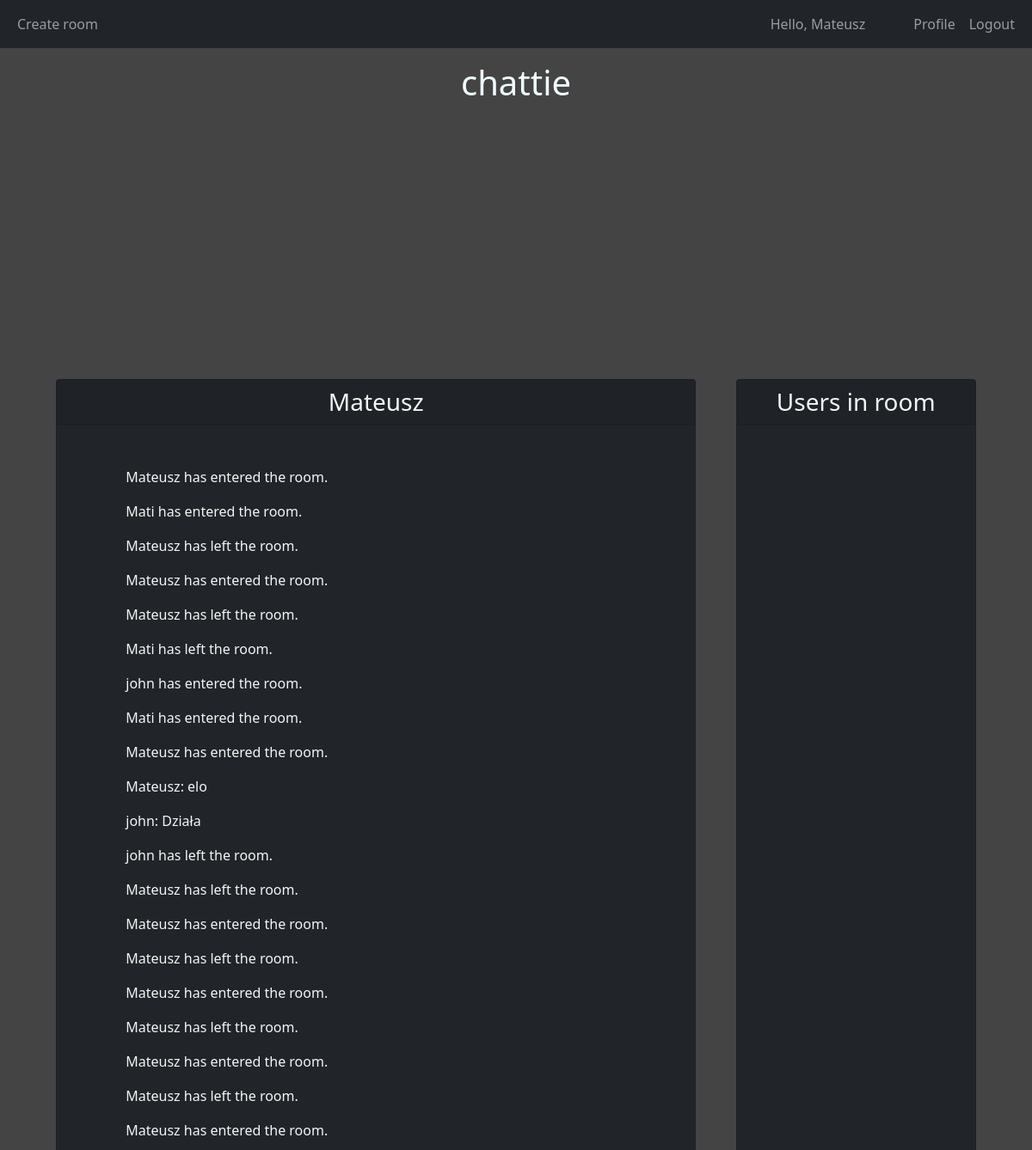
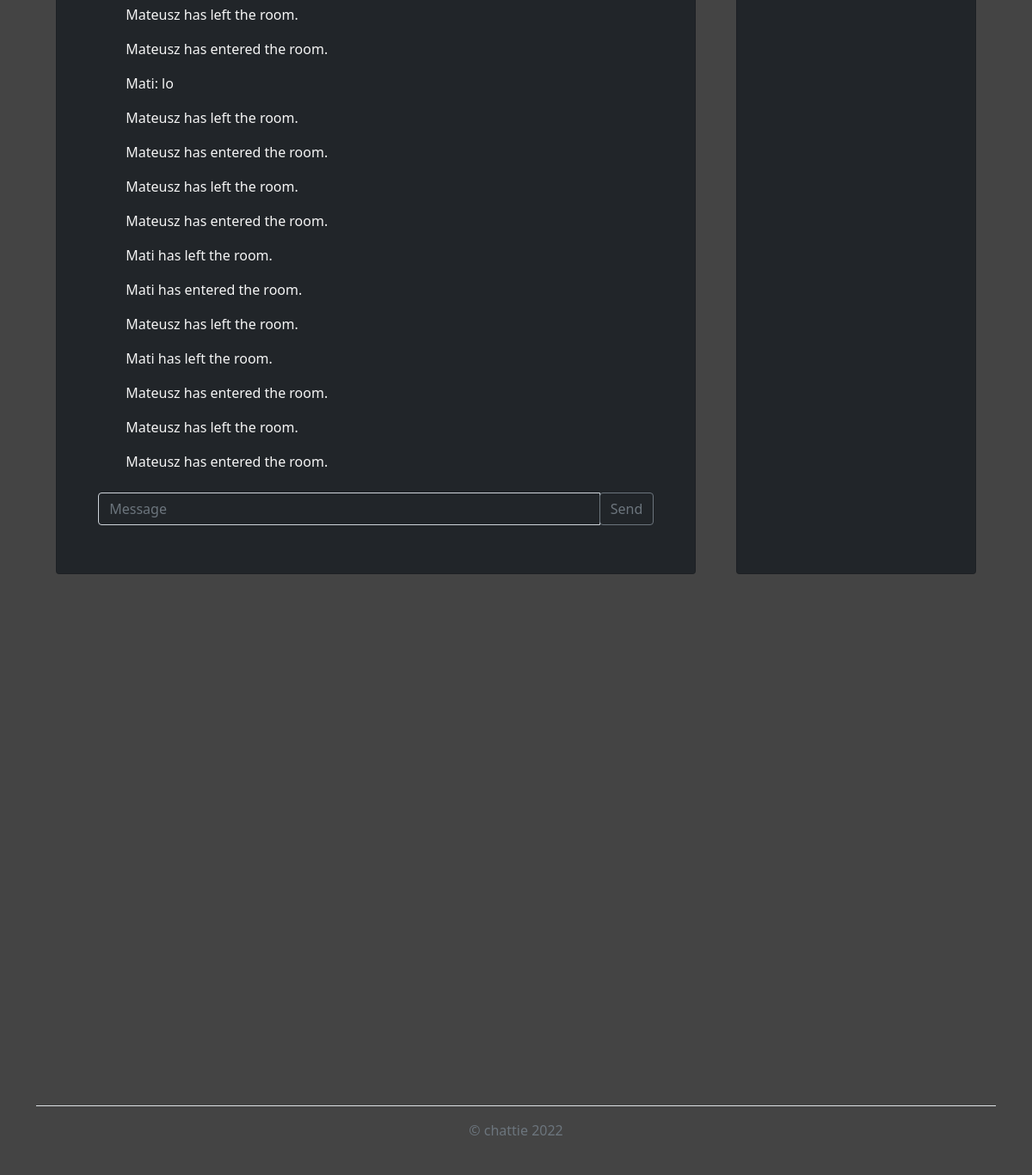
The app's page /chat?room_name=Mateusz (signed in) with its own data (2 pictures, top to bottom).
### chattie/models.py (models this page shows, shortened)
class User(db.Model, UserMixin):
    __tablename__ = 'user'
    id = db.Column(db.Integer, primary_key=True)
    username = db.Column(db.String(20), unique=True, nullable=False)
    email = db.Column(db.String(120), unique=True, nullable=False)
    image_file = db.Column(db.String(20), nullable=False, default='default.jpg')
    password = db.Column(db.String(60), nullable=False)
    created = db.Column(db.DateTime, nullable=False, default=datetime.utcnow)
    room_id = db.Column(db.Integer, db.ForeignKey('room.id'))
    message_id = db.Column(db.Integer, db.ForeignKey('message.id'))
    rooms = db.relationship('Room', foreign_keys=[room_id])
    messages = db.relationship('Message', foreign_keys=[message_id])

class Room(db.Model):
    __tablename__ = 'room'
    id = db.Column(db.Integer, primary_key=True)
    name = db.Column(db.String(20), nullable=False, unique=True)
    message_id = db.Column(db.Integer, db.ForeignKey('message.id'))
    participants = db.relationship('User', secondary=user_identifier)
    messages = db.relationship('Message', foreign_keys=[message_id], cascade="all,delete")
    creator_id = db.Column(db.Integer, db.ForeignKey('user.id'), nullable=False)
    created = db.Column(db.DateTime, nullable=False, default=datetime.utcnow)

class Message(db.Model):
    __tablename__ = 'message'
    id = db.Column(db.Integer, primary_key=True)
    username = db.Column(db.String(20), db.ForeignKey('user.username'))
    roomname = db.Column(db.String(20), db.ForeignKey('room.name'), nullable=False)
    message = db.Column(db.String(1000), nullable=False)
    created = db.Column(db.DateTime, nullable=False, default=datetime.utcnow)
    user = db.relationship('User', foreign_keys=[username])
    room = db.relationship('Room', foreign_keys=[roomname])

### chattie/chats/routes.py (the view)
@chats.route("/chat", methods=['GET', 'POST'])
@login_required
def room():
    room_name = request.args.get('room_name')
    room = Room.query.filter_by(name=room_name).first()
    messages = Message.query.filter_by(room=room)
    users = room.participants
    return render_template('room.html',
                           title=room.name,
                           room=room,
                           messages=messages,
                           users=users)

### chattie/models.py (called while the page is built)
@login_manager.user_loader
def load_user(user_id):
    return User.query.get(int(user_id))

### chattie/templates/room.html (shortened to what this page needs)
{% extends "main.html" %}
{% block content %}
<div class="container d-flex justify-content-around my-auto">
    <div class="card col-md-8 bg-dark">
        <div class="card text-center bg-dark">
            <h3 class=" fw-normal card-text card-header ">{{room.name}}</h3>
        </div>
        <div class="p-5">
            <ul id="messages" class="mh-50 overflow-auto">
                {% for message in messages %}
                    <p>
                        {% if message.username %}
                            {{ message.username }}:
                        {% endif %}
                        {{ message.message }}
                    </p>
                {% endfor %}
            </ul>
            <form onsubmit="return false">
                <div class="my-2 input-group">
                    <input type="text" class="form-control bg-dark text-white" placeholder="Message" id="myMessage">
                    <div class="input-group-append">
                        <button id="sendbutton" class="btn btn-outline-secondary">Send</button>
                    </div>
                </div>
            </form>
        </div>
    </div>
    <div class="card col-md-3 bg-dark">
        <div class="card text-center bg-dark">
            <h3 class=" fw-normal card-text card-header">Users in room</h3>
        </div>
        <div class="p-5" id="room_users">
        </div>
    </div>
</div>
{% endblock %}

### chattie/templates/main.html (shortened to what this page needs)
<!DOCTYPE html>
<html lang="en">
<head>
    <link href="https://cdn.jsdelivr.net/npm/bootstrap@5.1.3/dist/css/bootstrap.min.css" rel="stylesheet">
    <link rel="stylesheet" type="text/css" href="{{ url_for('static', filename='css/main.css') }}">
</head>
<body class='d-flex flex-column min-vh-100'>
    {% include "layout/navbar.html" %}
    {% include "layout/logo.html" %}
        {% block content %}
        {% endblock %}
    {% include "layout/footer.html" %}
</body>
</html>

### chattie/templates/layout/navbar.html (shortened to what this page needs)
{% if current_user.is_authenticated %}
  <nav class="navbar navbar-expand-lg navbar-dark  bg-dark">
    <div class="container-fluid">
      <div class="collapse navbar-collapse" id="navbarSupportedContent">
      <ul class="navbar-nav me-auto mb-2 mb-lg-0">
        <li class='nav-item'>
          <a class='nav-link' href="{{ url_for('chats.create_room') }}">Create room</a>
        </li>
      </ul>
        <ul class="navbar-nav ms-auto mb-2 mb-lg-0">
          <li>
            <p class="navbar-text me-5 my-auto">Hello, {{current_user.username}}</p>
          </li>
          <li class="nav-item">
            <a class="nav-link" href="#">Profile</a>
          </li>
          <li>
            <a class="nav-link" href="{{ url_for('users.logout') }}">Logout</a>
          </li>
        </ul>
      </div>
    </div>
  </nav>
{% endif %}

### chattie/templates/layout/logo.html
<div id="logo" class="my-3">
    <h1><a href="/">chattie</a></h1>
</div>

### chattie/templates/layout/footer.html
<div class="container mt-auto">
  <footer class="d-flex flex-wrap py-3 my-4 border-top">
    <div class="col-md-12 d-flex">
      <div class="text-muted ms-auto me-auto">© chattie 2022</div>
    </div>
  </footer>
</div>

### chattie/static/css/main.css (style rules this page uses)
body { background-color: #444; color: whitesmoke; }
#logo { text-align: center; }
a { color: azure; text-decoration: none; }
.mh-50 { max-height: 50vh; }

### records on screen
User: username "Mateusz"
Room: name "Mateusz"
Message: message "Mateusz has entered the room."
Message: message "Mati has entered the room."
Message: message "Mateusz has left the room."
Message: message "Mateusz has entered the room."
Message: message "Mateusz has left the room."
Message: message "Mati has left the room."
Message: message "john has entered the room."
Message: message "Mati has entered the room."
Message: message "Mateusz has entered the room."
Message: username "Mateusz", message "elo"
Message: username "john", message "Działa"
Message: message "john has left the room."
Message: message "Mateusz has left the room."
Message: message "Mateusz has entered the room."
Message: message "Mateusz has left the room."
Message: message "Mateusz has entered the room."
Message: message "Mateusz has left the room."
Message: message "Mateusz has entered the room."
Message: message "Mateusz has left the room."
Message: message "Mateusz has entered the room."
Message: message "Mateusz has left the room."
Message: message "Mateusz has entered the room."
Message: username "Mati", message "lo"
Message: message "Mateusz has left the room."
Message: message "Mateusz has entered the room."
Message: message "Mateusz has left the room."
Message: message "Mateusz has entered the room."
Message: message "Mati has left the room."
Message: message "Mati has entered the room."
Message: message "Mateusz has left the room."
Message: message "Mati has left the room."
Message: message "Mateusz has entered the room."
Message: message "Mateusz has left the room."
Message: message "Mateusz has entered the room."
